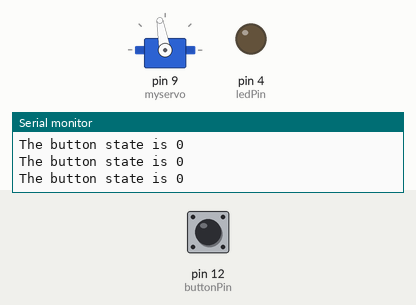
Bench run of a sketch on a simulated Arduino Uno, built with avr-gcc and run on an emulated ATmega328P. On the bench: servo, output pins drawn as LEDs (lit = HIGH), the last lines printed to the serial monitor. Inputs (shaded band) come from the test bench; at power-on: pin 12 (buttonPin) LOW.

Above: at 6.8 s.
6.9 s: pin 12 (buttonPin) pulled HIGH for 3 s
At 9.6 s:
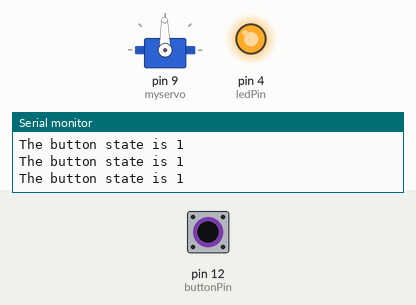
11.4 s: pin 12 (buttonPin) driven HIGH
At 13.9 s:
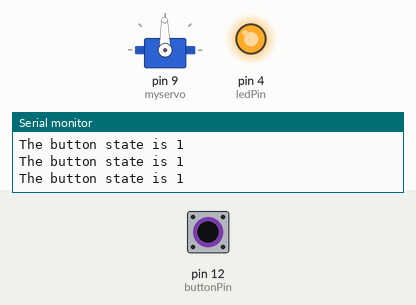
19.1 s: pin 12 (buttonPin) driven LOW
At 19.8 s:
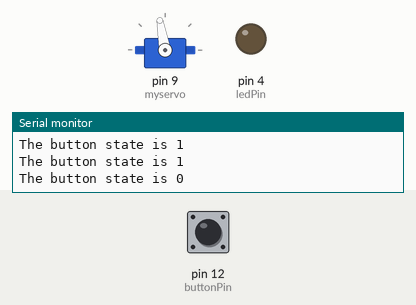
Timing chart, 0 to 22.1 s (numbered marks = the images above; inputs shaded):
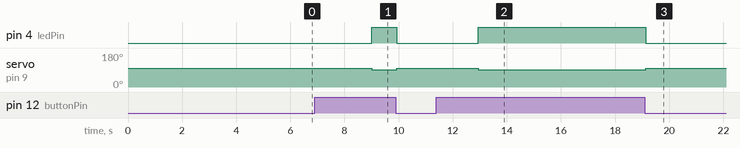

The sketch:

mousetrap_20121117a.ino
```cpp
/* First try on a mousetrap - basically receive signal from a switch/photocell/something, and activate a servo certain amount */

#include <Servo.h>
Servo myservo;

const int buttonPin = 12;
const int ledPin = 4;
int buttonState = 0;

void setup(){
  pinMode(buttonPin, INPUT);
  pinMode(ledPin, OUTPUT);
  Serial.begin(9600);
  myservo.attach(9);
}

void loop(){
  buttonState = digitalRead(buttonPin);

  // delay(100);

  if(buttonState == 1) {
    Serial.print("The button state is ");
    Serial.println(buttonState);
    //light led
    digitalWrite(ledPin, HIGH);
    myservo.write(91);
  }
  if (buttonState == 0) {
    // set trap
    Serial.print("The button state is ");
    Serial.println(buttonState);
    digitalWrite(ledPin, LOW);
    myservo.write(100);
    delay(3000); // simulate move the motor for three seconds
    buttonState = 1;

  }
  return;
}
```

Measured:
- after the input at 6.9 s, pin 4 (ledPin): LOW → HIGH after 2.1 s, → LOW 0.94 s later; servo on pin 9 (myservo): 100° → 91° after 2.1 s, → 100° 0.94 s later
- after the input at 11.4 s, pin 4 (ledPin): LOW → HIGH after 1.5 s; servo on pin 9 (myservo): 100° → 91° after 1.5 s
- after the input at 19.1 s, pin 4 (ledPin): HIGH → LOW at once; servo on pin 9 (myservo): 91° → 100° at once
